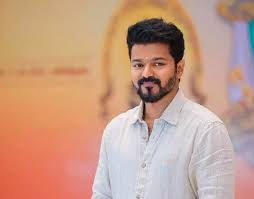
#> input picture CV/download.jfif, 254 x 199 px
$ python practice.py
#> lines starting #> are read from the running program, lines starting #| are printed output that depends on the picture; after the words box and inside, x2 and y2 are one past the last pixel; in counts of white or black regions, pixels touching at a corner belong together
import cv2
import matplotlib.pyplot as plt


img = cv2.imread("download.jfif")
#> img is the input picture: shape (199, 254, 3); mean B, G, R 135.8, 157.1, 198.3
print(img.shape)
#| (199, 254, 3)

cv2.rectangle(img,(50,50),(100,100),(255,0,0),(2))
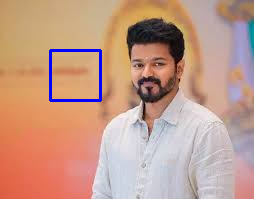
#> img: shape (199, 254, 3); 1.18% of pixels changed, all inside (x1, y1, x2, y2) = (49, 49, 102, 102)
plt.imshow(cv2.cvtColor(img,cv2.COLOR_BGR2RGB))
plt.show()
